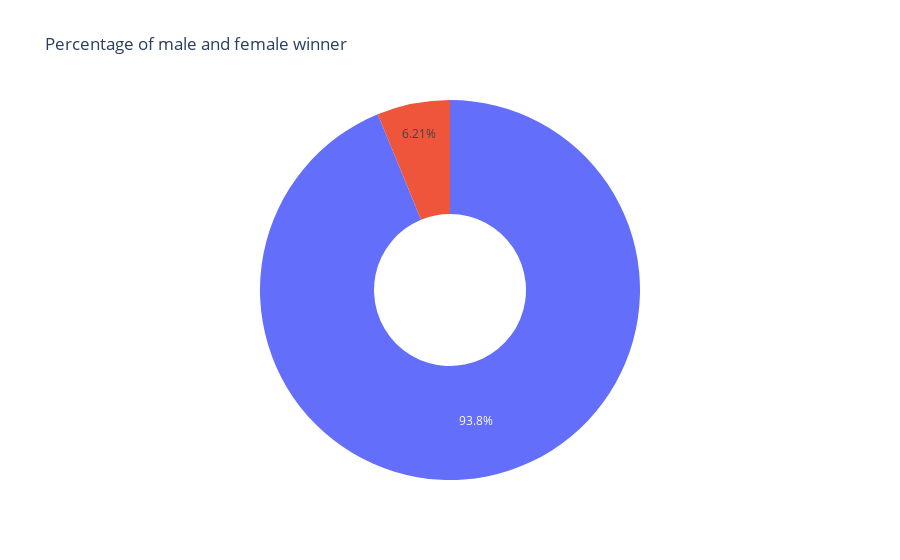

Notebook code cell kept with this figure:
### Code cell
fig = px.pie(title="Percentage of male and female winner",
             values=biology.values,
             labels=df_data.index,
             hole=0.4)

fig.update_traces(textposition="inside",
                  textinfo="percent")

fig.show()

### Figure 1 — Plotly figure (JSON) as saved in the notebook; plotly's stock layout.template omitted (floating-point values rounded to 4 significant figures)
{"data": [{"domain": {"x": [0, 1], "y": [0, 1]}, "hole": 0.4, "hovertemplate": "value=%{value}<extra></extra>", "legendgroup": "", "name": "", "showlegend": false, "textinfo": "percent", "textposition": "inside", "type": "pie", "values": [876, 58]}], "layout": {"legend": {"tracegroupgap": 0}, "title": {"text": "Percentage of male and female winner"}}}
